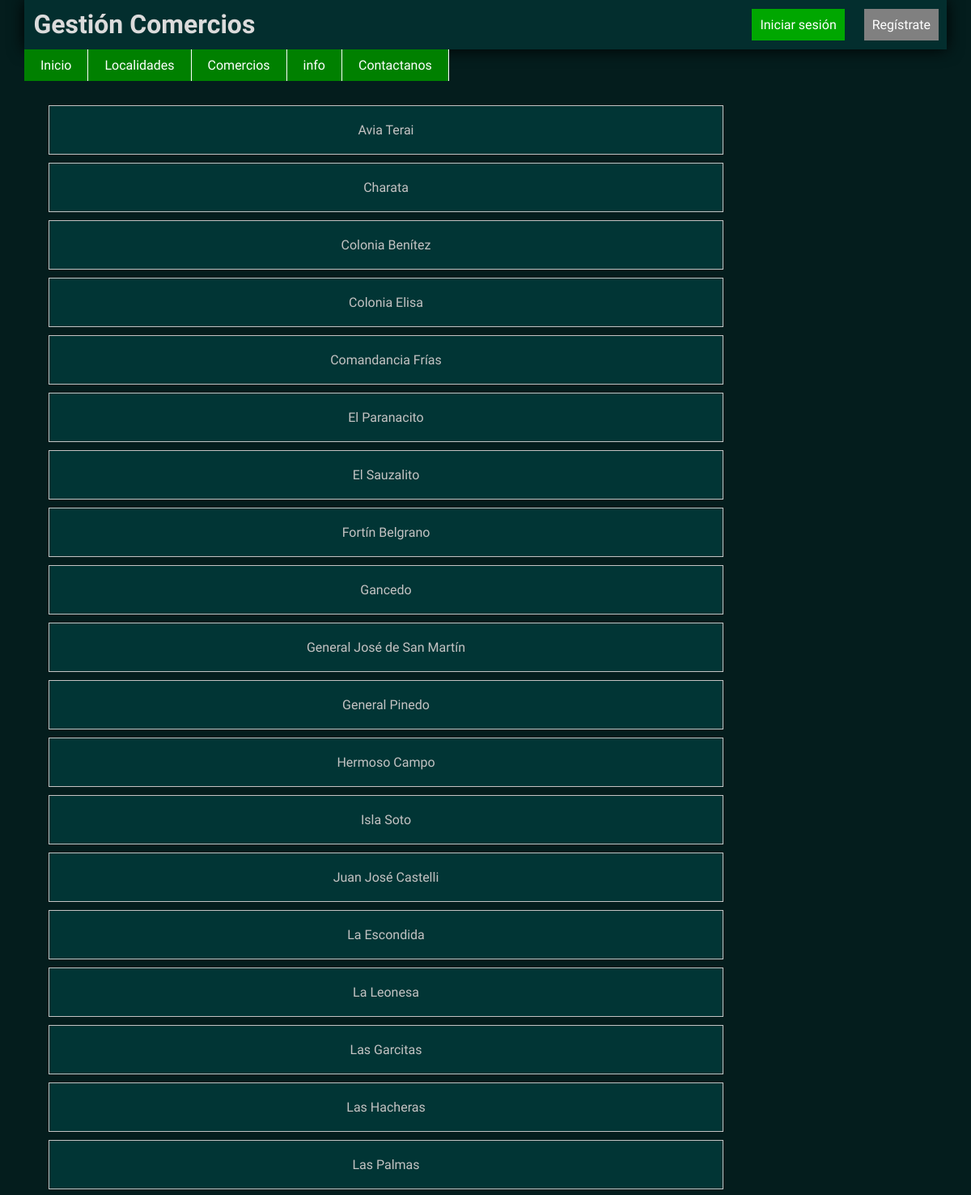
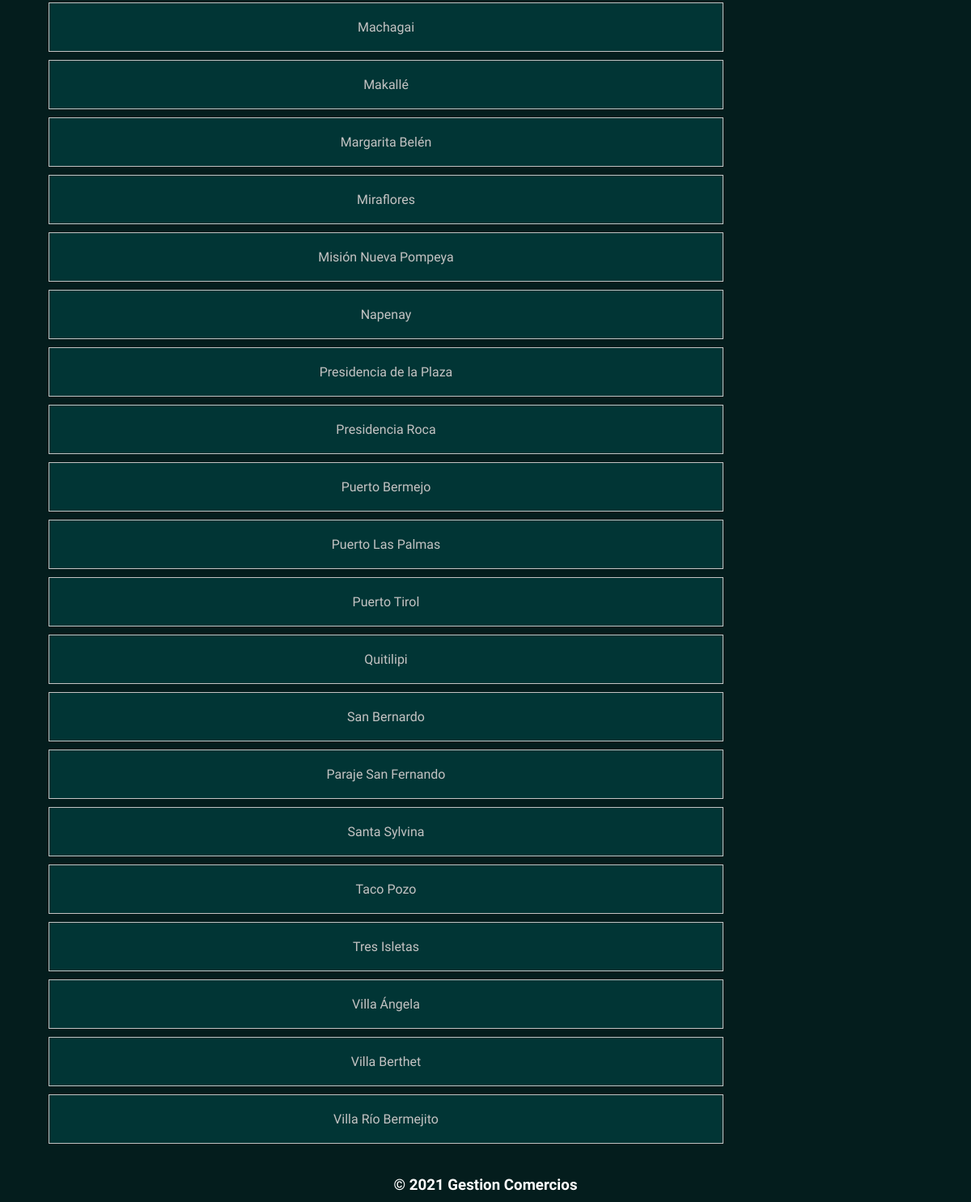
Page /Localidades on the committed database (2 pictures, top to bottom).
### GestionComerciosApp/models.py (models this page shows, shortened)
class LocalidadesForms(models.Model):
    localidad = models.CharField(max_length=200)

### GestionComerciosApp/views.py (the view)
# urls.py: path('Localidades',localidades, name='localidades'),
def localidades(request):
    form = LocalidadesForms.objects.all()
    return render(request, 'localidades.html',{'formulario':form})

### GestionComerciosApp/templates/localidades.html
{% extends 'base.html'%}
{% load static %}
{% block section %}
<ul class = "menu">
    {% for f in formulario %}
    <li><a href="">{{ f.localidad }}</a></li>
    {% endfor %}
</ul>
{% endblock %}

### GestionComerciosApp/static/estilos.css (style rules this page uses)
* { margin: 0%; padding: 0%; font-family: 'Roboto Condensed', sans-serif; }
body { background:rgb(4, 29, 29); width: 95%; margin: auto; }

### GestionComerciosApp/static/listas.css (style rules this page uses)
.menu { border-bottom: none; list-style: none; padding: 20px; width: 900px; list-style: none; }
.menu li { text-align: center; margin: 10px; }
.menu li a { background: rgb(3, 15, 15); transition: background 0.3s; display: block; background-color: rgba(1, 53, 53); color: rgb(196, 195, 195); padding: 20px; width: 90%; text-decoration: none; border-bottom: 1px solid rgba(196, 195, 195); border-top: 1px solid rgb(196, 195, 195); border-right: 1px solid rgba(196, 195, 195); border-left: 1px solid rgba(196, 195, 195); }

### rows in the picture
LocalidadesForms: localidad "Avia Terai"
LocalidadesForms: localidad "Charata"
LocalidadesForms: localidad "Colonia Benítez"
LocalidadesForms: localidad "Colonia Elisa"
LocalidadesForms: localidad "Comandancia Frías"
LocalidadesForms: localidad "El Paranacito"
LocalidadesForms: localidad "El Sauzalito"
LocalidadesForms: localidad "Fortín Belgrano"
LocalidadesForms: localidad "Gancedo"
LocalidadesForms: localidad "General José de San Martín"
LocalidadesForms: localidad "General Pinedo"
LocalidadesForms: localidad "Hermoso Campo"
LocalidadesForms: localidad "Isla Soto"
LocalidadesForms: localidad "Juan José Castelli"
LocalidadesForms: localidad "La Escondida"
LocalidadesForms: localidad "La Leonesa"
LocalidadesForms: localidad "Las Garcitas"
LocalidadesForms: localidad "Las Hacheras"
LocalidadesForms: localidad "Las Palmas"
LocalidadesForms: localidad "Machagai"
LocalidadesForms: localidad "Makallé"
LocalidadesForms: localidad "Margarita Belén"
LocalidadesForms: localidad "Miraflores"
LocalidadesForms: localidad "Misión Nueva Pompeya"
LocalidadesForms: localidad "Napenay"
LocalidadesForms: localidad "Presidencia de la Plaza"
LocalidadesForms: localidad "Presidencia Roca"
LocalidadesForms: localidad "Puerto Bermejo"
LocalidadesForms: localidad "Puerto Las Palmas"
LocalidadesForms: localidad "Puerto Tirol"
LocalidadesForms: localidad "Quitilipi"
LocalidadesForms: localidad "San Bernardo"
LocalidadesForms: localidad "Paraje San Fernando"
LocalidadesForms: localidad "Santa Sylvina"
LocalidadesForms: localidad "Taco Pozo"
LocalidadesForms: localidad "Tres Isletas"
LocalidadesForms: localidad "Villa Ángela"
LocalidadesForms: localidad "Villa Berthet"
LocalidadesForms: localidad "Villa Río Bermejito"
